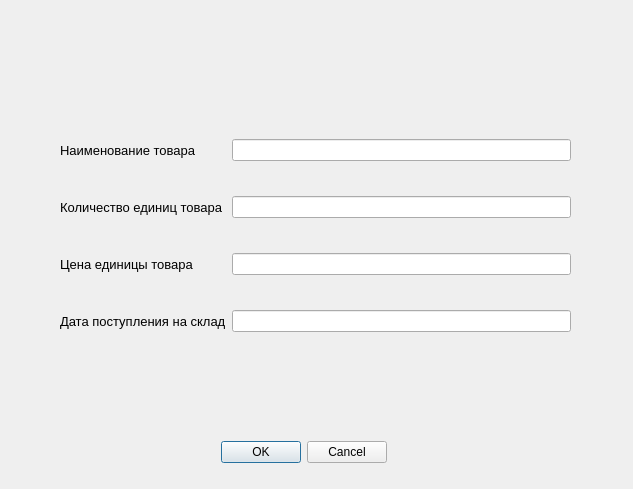
<?xml version="1.0" encoding="UTF-8"?>
<ui version="4.0">
 <class>NewProduct</class>
 <widget class="QDialog" name="NewProduct">
  <property name="geometry">
   <rect>
    <x>0</x>
    <y>0</y>
    <width>633</width>
    <height>489</height>
   </rect>
  </property>
  <property name="windowTitle">
   <string>Dialog</string>
  </property>
  <widget class="QDialogButtonBox" name="buttonBox">
   <property name="geometry">
    <rect>
     <x>220</x>
     <y>440</y>
     <width>167</width>
     <height>25</height>
    </rect>
   </property>
   <property name="orientation">
    <enum>Qt::Horizontal</enum>
   </property>
   <property name="standardButtons">
    <set>QDialogButtonBox::Cancel|QDialogButtonBox::Ok</set>
   </property>
  </widget>
  <widget class="QWidget" name="layoutWidget1">
   <property name="geometry">
    <rect>
     <x>60</x>
     <y>110</y>
     <width>511</width>
     <height>251</height>
    </rect>
   </property>
   <layout class="QGridLayout" name="gridLayout">
    <item row="0" column="0">
     <widget class="QLabel" name="productName">
      <property name="font">
       <font>
        <family>Arial</family>
        <pointsize>10</pointsize>
       </font>
      </property>
      <property name="text">
       <string>Наименование товара</string>
      </property>
     </widget>
    </item>
    <item row="0" column="2">
     <widget class="QLineEdit" name="line_productName">
      <property name="text">
       <string/>
      </property>
     </widget>
    </item>
    <item row="1" column="2">
     <widget class="QLineEdit" name="line_productCount">
      <property name="text">
       <string/>
      </property>
     </widget>
    </item>
    <item row="3" column="0">
     <widget class="QLabel" name="productDate">
      <property name="font">
       <font>
        <family>Arial</family>
        <pointsize>10</pointsize>
       </font>
      </property>
      <property name="text">
       <string>Дата поступления на склад</string>
      </property>
     </widget>
    </item>
    <item row="1" column="0">
     <widget class="QLabel" name="productCount">
      <property name="font">
       <font>
        <family>Arial</family>
        <pointsize>10</pointsize>
       </font>
      </property>
      <property name="text">
       <string>Количество единиц товара</string>
      </property>
     </widget>
    </item>
    <item row="2" column="0">
     <widget class="QLabel" name="productCost">
      <property name="font">
       <font>
        <family>Arial</family>
        <pointsize>10</pointsize>
       </font>
      </property>
      <property name="text">
       <string>Цена единицы товара</string>
      </property>
     </widget>
    </item>
    <item row="2" column="2">
     <widget class="QLineEdit" name="line_productCost"/>
    </item>
    <item row="3" column="2">
     <widget class="QLineEdit" name="line_productDate"/>
    </item>
   </layout>
  </widget>
 </widget>
 <resources/>
 <connections>
  <connection>
   <sender>buttonBox</sender>
   <signal>accepted()</signal>
   <receiver>NewProduct</receiver>
   <slot>accept()</slot>
   <hints>
    <hint type="sourcelabel">
     <x>248</x>
     <y>254</y>
    </hint>
    <hint type="destinationlabel">
     <x>157</x>
     <y>274</y>
    </hint>
   </hints>
  </connection>
  <connection>
   <sender>buttonBox</sender>
   <signal>rejected()</signal>
   <receiver>NewProduct</receiver>
   <slot>reject()</slot>
   <hints>
    <hint type="sourcelabel">
     <x>316</x>
     <y>260</y>
    </hint>
    <hint type="destinationlabel">
     <x>286</x>
     <y>274</y>
    </hint>
   </hints>
  </connection>
 </connections>
</ui>
